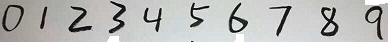
#> input picture mnist1/image/realphoto.jpg, 388 x 42 px
$ python process_picture.bak.py   (older library calls are emulated)
#> lines starting #> are read from the running program, lines starting #| are printed output that depends on the picture; after the words box and inside, x2 and y2 are one past the last pixel; in counts of white or black regions, pixels touching at a corner belong together
### mnist1/process_picture.py
# -*- coding: utf-8 -*-
"""
Created on Sat Dec  2 20:15:20 2017

@author: majin
"""
from PIL import Image
import matplotlib.pyplot as plt
import numpy as np
import DBScan_segment as dbss

# [35 lines left out: function getTestPicArray, not called in this run]


def openImage(fileImg):
    return Image.open(fileImg)

# [14 lines left out: function resizeImage, not called in this run]
def rgb2gray(pic,show=False):
    '''
     Y' = 0.299 R + 0.587 G + 0.114 B

     L模式：灰度模式
     1模式：二值模式
    '''
    #将灰度值
    pic = pic.convert("L")
    #tva = [ (255-x)*1.0/255.0 for x in pic.getdata()]
    for i in range(pic.width):
        for j in range(pic.height):
            h = pic.getpixel((i,j))
            if h>110:
                h=255   #设成白色
            else:
                h=0     #设成黑色
            pic.putpixel((i,j), h)
    if show:
        pic.show()
    return pic
# [70 lines left out: functions genPixValue, segment_picture, not called in this run]


# [22 lines that do not run on import are left out]

### mnist1/DBScan_segment.py
# -*- coding: utf-8 -*-
"""
Created on Sun Nov 26 17:08:26 2017

@author: majin
"""


import numpy as np
import process_picture as pp
import matplotlib.pyplot as plt

####################################
filein = r'./image/realphoto.jpg'
# [5 lines of commented-out code are left out]
def kernels(nodes,Eps,MinPts):
    '''
    标记所有的点是不是核心点,是nodes[2]=-1,不是nodes[2]=-2
    @nodes
        (n,3) 要标记的点
    @Eps
        范围半径
    @MinPts
        范围内的最少点数
    @return
        nodes,node_nears
        标记后的点集，以及每个点的临近点
    '''
    node_pisi = np.copy(nodes)
    n = nodes.shape[0]
    nodes_nears = []
    for i in range(n):  #第i个点
        if i%300 ==0:
            print("计算核心点：%.2f%%"%(i/n*100))
        #第i点到其他点的距离np
        #res = np.sum(np.sqrt(np.power(node_pisi[i]-node_pisi,2)),axis=1,keepdims=True)
        res = np.sum(np.abs(node_pisi[i]-node_pisi),axis=1,keepdims=True)

        #统计距离小于Eps的点的个数,并记录i点的临近点
        l_nodes = np.less_equal(res,Eps)
        LtEpsCount = np.count_nonzero(l_nodes)

        #保存i点的所有临近点
        the_node_nears = np.where(l_nodes)
        #判断是不是核心点
        if LtEpsCount >= MinPts:
            #值保存核心点的邻接点
            nodes_nears.append(the_node_nears[0].tolist())
            nodes[i][2] = -1
        else:
            nodes_nears.append([])
            nodes[i][2] = -2
    return nodes,nodes_nears

def DBScan(nodes,Eps,MinPts):
    '''
    -3代表噪音，-2表示未遍历的非核心，-1表示未遍历的核心点,>0遍历的核心点

    @return
    nodes,(m,3)横纵坐标，类号
    c,分成的类数
    '''
    #标记处所有的核心点
    nodes,nodes_nears = kernels(nodes,Eps,MinPts)

    n = nodes.shape[0]
    c = 0
    for i in range(n):
        if i%200 ==0:
            print("开始遍历：%.2f%%"%(i/n*100))
        if nodes[i][2]==-2:#未遍历的非核心
            nodes[i][2] = -3#-3代表噪音
            continue
        elif nodes[i][2]==-1:#是未遍历的核心点
            nodes[i][2] = c#标记P为c
            P_near = nodes_nears[i] #取出P的临近点
            for ii in P_near:
                ii = int(ii)
                if nodes[ii][2] == -2 or nodes[ii][2]==-3:#是噪声或未遍历的非核心
                    nodes[ii][2] = c
                elif nodes[ii][2] == -1:#是未遍历的核心点
                    nodes[ii][2] = c
                    #将P'的临近点加入到M
                    for shouldExt in nodes_nears[ii]:
                        if shouldExt not in P_near:
                            P_near.append(shouldExt)
            c += 1
    return nodes,c
def load_2img_nodes(img):
    '''
    将二值图像中非零点的坐标取出来

    img: Image
    '''
    width = img.width
    height = img.height

    img_data = img.getdata()
    img_data_matric = np.matrix(img_data)

    img_matric = img_data_matric.reshape(height,width)
    nodes =[]
    for x in range(img_matric.shape[1]):
        for y in range(img_matric.shape[0]):
            if img_matric[y,x] != 255:
                nodes.append([x,height - y,-1])#x,y,类别
    return np.array(nodes)

def calc_bound(nodes,c):
    '''
    c：被分成的类数
    nodes:(m,3)
    '''
    bound = np.zeros((c,4))#每个类的四个边界,上下左右
    for i in nodes:
        clazz = i[2]
        if clazz<0:  #是噪点不做处理
            continue
        cur_x = i[0]
        cur_y = i[1]
        if clazz>=c or clazz<0:
            continue

        bound[clazz][0] = np.max([bound[clazz][0],cur_y])
        bound[clazz][1] = np.min([bound[clazz][1],cur_y])
        if not bound[clazz][1]:#zero
            bound[clazz][1] = cur_y
        bound[clazz][2] = np.min([bound[clazz][2],cur_x])
        if not bound[clazz][2]:#zero
            bound[clazz][2] = cur_x
        bound[clazz][3] = np.max([bound[clazz][3],cur_x])
    return bound


def runner(filein,Eps =5,MinPts=20,show=False):
    '''
    使用DBScan，划分每个像素的类别，并计算每个数字的边界
    -----------
    parameters
        @filein 输入文件的路径
        @Eps DBScan中的个数
        @Minots DBScan中的距离
        @show 是不是展示图片划上切分边框的结果
    '''

    img = pp.openImage(filein)
    img_gray = pp.rgb2gray(img)      #变成二值图片
    nodes = load_2img_nodes(img_gray)

    #获取图片的名称，使用这个名称保存切割的边界矩阵
    filename = filein.split("/")[-1].split(".")[0]
    try:
        with open("temp_vars/"+str(filename)+".txt",'rb') as f:
            import pickle
            bound = pickle.load(f)
            c = bound.shape[0]
        if show:
            show_res(nodes,c,bound)
        return bound
    except Exception:
        pass

    #使用DBScan，划分每个像素的类别
    nodes,c = DBScan(nodes,Eps,MinPts)

    #计算每个数字的边界
    bound = calc_bound(nodes,c)

    with open("temp_vars/"+str(filename)+".txt",'wb') as f:
        import pickle
        pickle.dump(bound,f)

    if show:
        show_res(nodes,c,bound)
    return bound

# [36 lines left out: function show_res, not called in this run]
# [2 lines that do not run on import are left out]

### mnist1/process_picture.bak.py
# -*- coding: utf-8 -*-
"""
Created on Sun Nov 26 09:36:19 2017

@author: majin
"""
from PIL import Image
import matplotlib.pyplot as plt
import numpy as np
import DBScan_segment as dbss

def get_my_img_1x784(img_path, show=True):
    '''
    获取输入的单数字图片
    '''
    #获取输入图片  将输入图片大小调整成28x28
    img_28x28 = resizeImage(img_path,28,28)
    gray_img_28x28 = rgb2gray(img_28x28)
    if show:
        plt.imshow(gray_img_28x28)
        plt.show()

    #将图片转成矩阵，feed需要1x784
    img_1x784 = np.matrix(gray_img_28x28.getdata()).reshape([1,-1])
    return img_1x784

def openImage(fileImg):
    return Image.open(fileImg)

def resizeImage(img,  width, height, imtype="png",fileout=None):
    '''
    filein: 输入图片
    fileout: 输出图片
    width: 输出图片宽度
    height:输出图片高度
    type:输出图片类型（png, gif, jpeg...）
    '''

    #resize image with high-quality
    out = img.resize((width, height),Image.ANTIALIAS)
    if fileout:
        out.save(fileout, imtype)
    return out

def rgb2gray(pic,show=False):
    '''
     Y' = 0.299 R + 0.587 G + 0.114 B

     L模式：灰度模式
     1模式：二值模式
    '''
    #将灰度值
    pic = pic.convert("L")
    #tva = [ (255-x)*1.0/255.0 for x in pic.getdata()]
    for i in range(pic.width):
        for j in range(pic.height):
            h = pic.getpixel((i,j))
            if h>200:
                h=255   #设成白色
            pic.putpixel((i,j), h)
    if show:
        pic.show()
    return pic


def segment_picture(filein,blank_padding = 10):
    '''
    切分图片
    ---------------
    paramters
        @filein：图像的路径
        @blannk_padding: 图像切分时，保留多少的padding
    ---------------
    return
        @[0] : 返回切分的图像矩阵,维度(c,784)
                c:类数，聚了几类切成几类
                784：切下来的图片，resize
    '''

    #使用DBScan聚类来分割图片
    #DBScan后，得到类的边界（使用路径参数的原因，为了序列化）
    bound = dbss.runner(filein)
#> in openImage, returned value is the input picture: PIL image 388x42 RGB; mean R, G, B 181.9, 182.6, 180.3
#> after the loop in rgb2gray, `for i in range(pic.width):`:
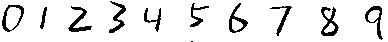
#> pic: PIL image 388x42 L; 90% white; 11 black regions (1 under 20 px), largest, box (x1, y1, x2, y2) and area: (321, 7, 339, 36) 229, (68, 6, 92, 32) 208, (109, 1, 126, 33) 183
#> in runner, `nodes = load_2img_nodes(img_gray)`: nodes = 1623 rows, first 8: [2, 22, -1], [2, 21, -1], [2, 20, -1], [2, 19, -1], [2, 18, -1], [2, 17, -1], [3, 26, -1], [3, 25, -1]
#> in kernels, `node_pisi = np.copy(nodes)`: node_pisi has the same summary as nodes in runner
#> the loop in kernels, `for i in range(n):` made 1623 passes
#> (LtEpsCount, the_node_nears) on passes 1 to 3: (27, 27 positions, rows 0 to 49, columns 0 to 0), (27, 27 positions, rows 0 to 50, columns 0 to 0), (27, 27 positions, rows 0 to 51, columns 0 to 0)
#> after the loop in kernels, `for i in range(n):`: nodes_nears = 1623 items
#> after the loop in DBScan, `for i in range(n):`: c = 10; nodes = 1623 rows, first 8: [2, 22, 0], [2, 21, 0], [2, 20, 0], [2, 19, 0], [2, 18, 0], [2, 17, 0], [3, 26, 0], [3, 25, 0]
#> in runner, `nodes,c = DBScan(nodes,Eps,MinPts)`: c = 10
#> the loop in calc_bound, `for i in nodes:` made 1623 passes
#> (i, clazz, cur_x, cur_y) on passes 1 to 3: ([2, 22, 0], 0, 2, 22), ([2, 21, 0], 0, 2, 21), ([2, 20, 0], 0, 2, 20)
#> after the loop in calc_bound, `for i in nodes:`: bound = [[37, 11, 2, 23], [35, 14, 40, 46], [36, 11, 68, 91], [40, 10, 109, 125], [34, 11, 144, 160], [39, 16, 190, 208], [39, 10, 229, 247], [36, 7, 276, 291], [35, 7, 321, 338], [36, 3, 365, 382]]

    pic = openImage(filein)  #打开图片
    pic = rgb2gray(pic)      #转成纯灰度图像
#> after the loop in rgb2gray, `for i in range(pic.width):`:
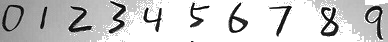
#> pic: PIL image 388x42 L; min 0, max 255, mean 203.1

    imgmatric = []           #保存切出来的图片
                             #(c,784),每行是一个数字，784是选框确定后resize的结果

    for i in bound:
        height = pic.height

        #数字上下左右的边界
        max_y = i[0]
        min_y = i[1]
        min_x = i[2]
        max_x = i[3]

        #图像的左上
        x1 = min_x-blank_padding
        y1 = height-max_y-blank_padding

        #图像的右下
        x2 = max_x+blank_padding
        y2 = height-min_y+blank_padding

        #切分图片
        sp_im = pic.crop((x1,y1,x2,y2))

        #保存的图像是28x28的
        resize_sp_im = resizeImage(sp_im,28,28)

        #转成行向量
        img_1x784 = np.matrix(resize_sp_im.getdata()).reshape([1,-1])

        #矩阵添加一行
        imgmatric.append(img_1x784[0].tolist()[0])
#> this loop made 10 passes
#> (max_y, min_y, min_x, max_x, x1, y1, x2, y2) on passes 1 to 10: (37, 11, 2, 23, -1, 2, 26, 34), (35, 14, 40, 46, 37, 4, 49, 31), (36, 11, 68, 91, 65, 3, 94, 34), (40, 10, 109, 125, 106, -1, 128, 35), (34, 11, 144, 160, 141, 5, 163, 34), (39, 16, 190, 208, 187, 0, 211, 29), (39, 10, 229, 247, 226, 0, 250, 35), (36, 7, 276, 291, 273, 3, 294, 38), (35, 7, 321, 338, 318, 4, 341, 38), (36, 3, 365, 382, 362, 3, 385, 42)
#> pass 1, in resizeImage, `out = img.resize((width, height),Image.ANTIALIAS)`:
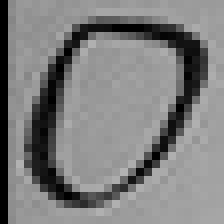
#> out: PIL image 28x28 L (shown 8 times larger); min 0, max 178, mean 125.8
#> pass 2, in resizeImage (call 2), `out = img.resize((width, height),Image.ANTIALIAS)`:
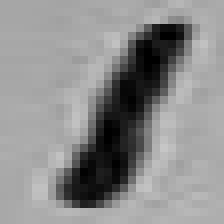
#> out: PIL image 28x28 L (shown 8 times larger); min 0, max 198, mean 140.9
#> pass 3, in segment_picture, `sp_im = pic.crop((x1,y1,x2,y2))`:
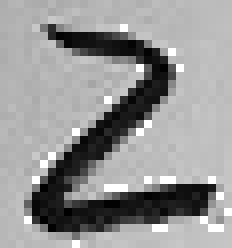
#> sp_im: PIL image 29x31 L (shown 8 times larger); min 0, max 255, mean 149.4
#> after the loop:
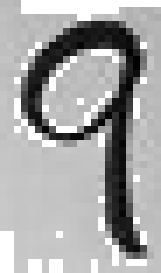
#> sp_im: PIL image 23x39 L (shown 7 times larger); min 1, max 255, mean 166
#> after the loop, imgmatric = 10 items
    return np.matrix(imgmatric)


if __name__ == "__main__":

    #filein = r'./image/r2.jpg'
    filein = r'./image/realphoto.jpg'


    '''
    #测试去掉真实世界的背景
    a = openImage(filein)
    rgb2gray(a,show=True)
    '''


    #测试分割图像
    res = segment_picture(filein,blank_padding=3)
    clazz_num = res.shape[0]
#> clazz_num = 10
    for i in range(clazz_num):
        plt.subplot(clazz_num/4+1,4,i+1)
        plt.imshow(res[i].reshape([28,28]))


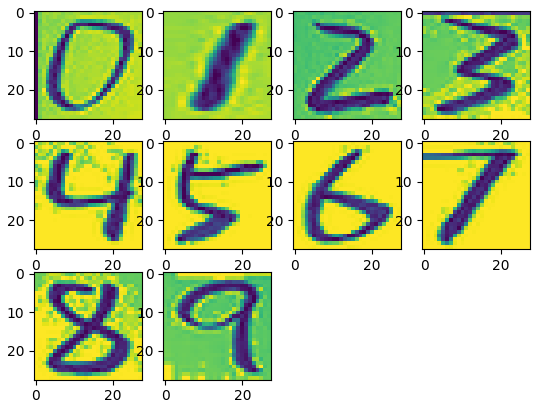
#> figure drawn by matplotlib, 10 panels
